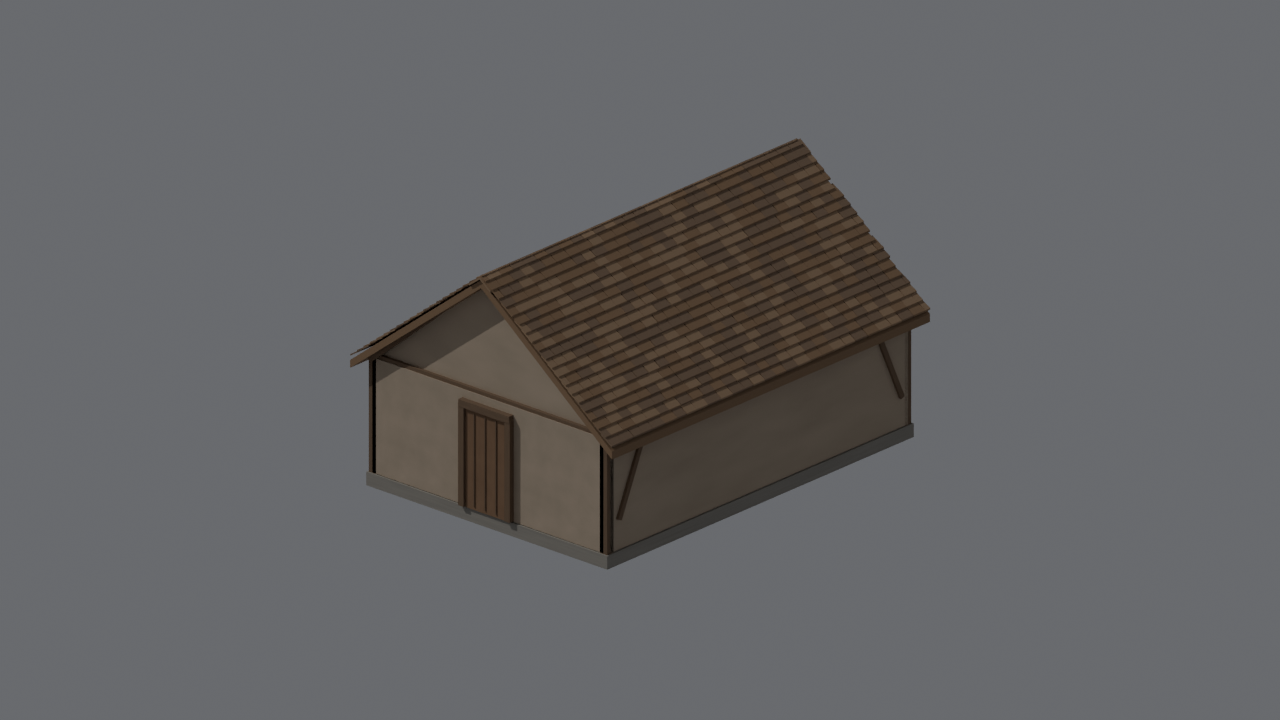
#> input picture experiments/stone_door_export_09k/screenshots/blender_original.png, 1280 x 720 px, given in place of reference_normal.png, which was not available
$ python make_board.py
#> lines starting #> are read from the running program, lines starting #| are printed output that depends on the picture
"""Arrange genuine captures at equal scale; no visual edits to the source images."""
from pathlib import Path
from PIL import Image, ImageDraw
p=Path(__file__).resolve().parent/'screenshots'
board=Image.new('RGB',(1280,1200),(32,33,36));draw=ImageDraw.Draw(board)
for row,view in enumerate(('normal','distance300','detail')):
    for col,variant in enumerate(('reference','candidate')):
        image=Image.open(p/f'{variant}_{view}.png').convert('RGB')
        assert image.size==(1280,720)
        thumb=image.resize((640,360),Image.Resampling.LANCZOS)
        board.paste(thumb,(col*640,row*400+26))
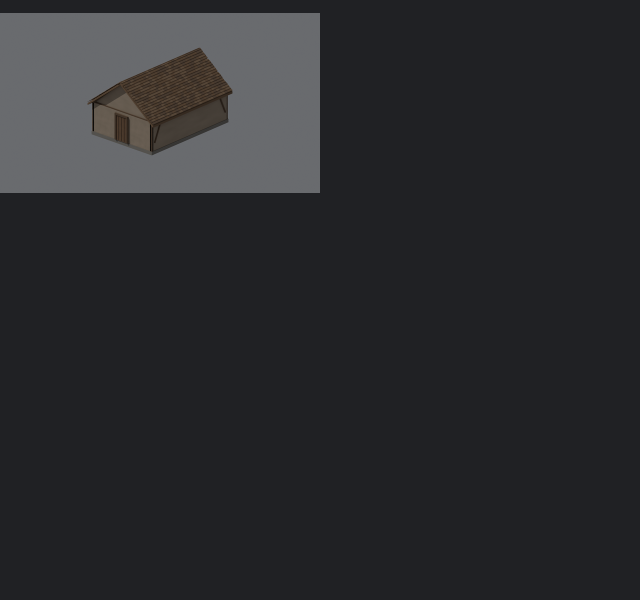
#> board: PIL image 1280x1200 RGB (shown at 1/2 size); mean R, G, B 42.1, 42.9, 45.6
        draw.text((col*640+12,row*400+5),f'{variant} / {view}',fill='white')
#> pass 2 of the loop `for row,view in enumerate(('normal','distance300','detail')):`:
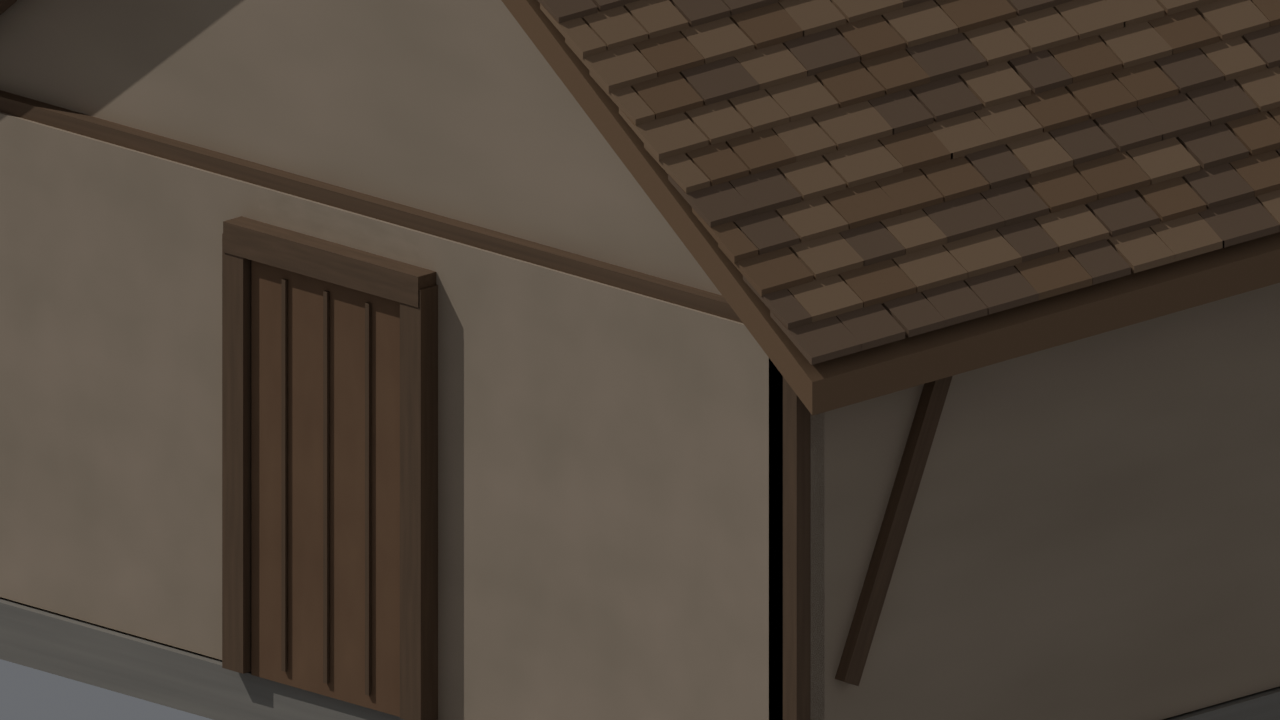
#> input picture experiments/stone_door_export_09k/screenshots/blender_stone_door_detail.png, 1280 x 720 px, given in place of reference_distance300.png, which was not available
#> `board.paste(thumb,(col*640,row*400+26))`:
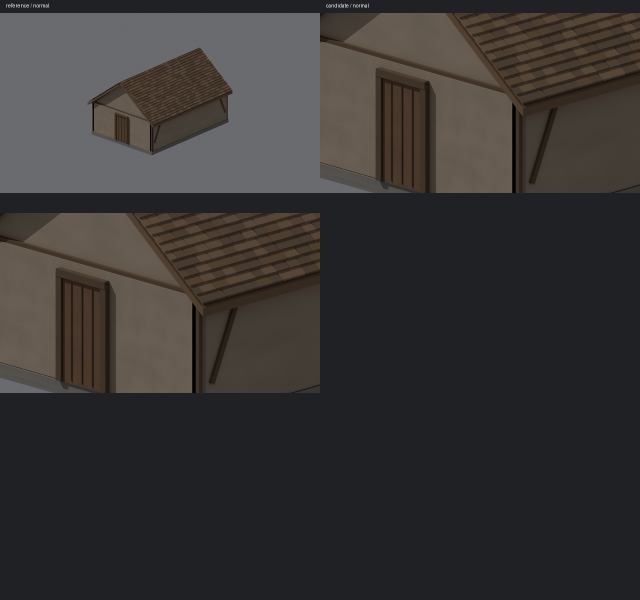
#> board: PIL image 1280x1200 RGB (shown at 1/2 size); mean R, G, B 56, 53.4, 52.3
#> (the run stopped early here; a loop or call above may not have finished)
